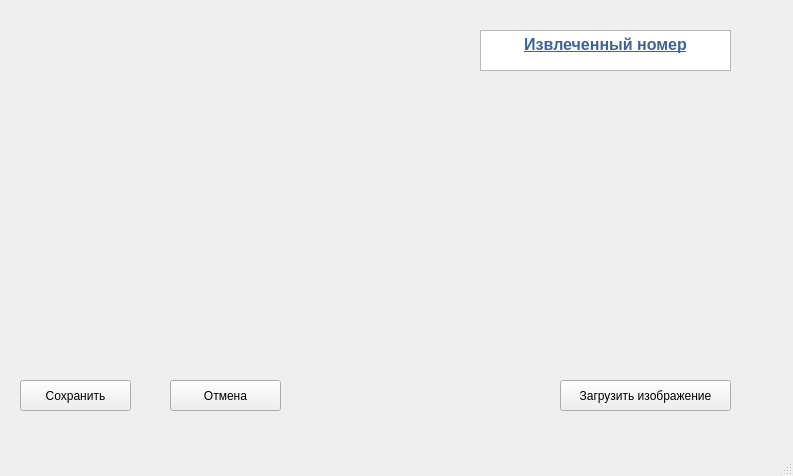
<?xml version="1.0" encoding="UTF-8"?>
<ui version="4.0">
 <class>MainWindow</class>
 <widget class="QMainWindow" name="MainWindow">
  <property name="geometry">
   <rect>
    <x>0</x>
    <y>0</y>
    <width>793</width>
    <height>476</height>
   </rect>
  </property>
  <property name="windowTitle">
   <string>MainWindow</string>
  </property>
  <widget class="QWidget" name="centralwidget">
   <widget class="QTextEdit" name="textEdit">
    <property name="geometry">
     <rect>
      <x>480</x>
      <y>30</y>
      <width>251</width>
      <height>41</height>
     </rect>
    </property>
    <property name="html">
     <string>&lt;!DOCTYPE HTML PUBLIC &quot;-//W3C//DTD HTML 4.0//EN&quot; &quot;http://www.w3.org/TR/REC-html40/strict.dtd&quot;&gt;
&lt;html&gt;&lt;head&gt;&lt;meta name=&quot;qrichtext&quot; content=&quot;1&quot; /&gt;&lt;style type=&quot;text/css&quot;&gt;
p, li { white-space: pre-wrap; }
&lt;/style&gt;&lt;/head&gt;&lt;body style=&quot; font-family:'MS Shell Dlg 2'; font-size:8pt; font-weight:400; font-style:normal;&quot;&gt;
&lt;p align=&quot;center&quot; style=&quot; margin-top:0px; margin-bottom:0px; margin-left:0px; margin-right:0px; -qt-block-indent:0; text-indent:0px;&quot;&gt;&lt;span style=&quot; font-size:12pt; font-weight:600; text-decoration: underline; color:#3b639d;&quot;&gt;Извлеченный номер&lt;/span&gt;&lt;/p&gt;&lt;/body&gt;&lt;/html&gt;</string>
    </property>
   </widget>
   <widget class="QPushButton" name="pushButton">
    <property name="geometry">
     <rect>
      <x>20</x>
      <y>380</y>
      <width>111</width>
      <height>31</height>
     </rect>
    </property>
    <property name="text">
     <string>Сохранить</string>
    </property>
   </widget>
   <widget class="QPushButton" name="pushButton_2">
    <property name="geometry">
     <rect>
      <x>170</x>
      <y>380</y>
      <width>111</width>
      <height>31</height>
     </rect>
    </property>
    <property name="text">
     <string>Отмена</string>
    </property>
   </widget>
   <widget class="QPushButton" name="pushButton_3">
    <property name="geometry">
     <rect>
      <x>560</x>
      <y>380</y>
      <width>171</width>
      <height>31</height>
     </rect>
    </property>
    <property name="text">
     <string>Загрузить изображение</string>
    </property>
   </widget>
   <widget class="QLabel" name="label">
    <property name="geometry">
     <rect>
      <x>20</x>
      <y>50</y>
      <width>361</width>
      <height>261</height>
     </rect>
    </property>
    <property name="text">
     <string/>
    </property>
   </widget>
   <widget class="QLabel" name="label_2">
    <property name="geometry">
     <rect>
      <x>490</x>
      <y>100</y>
      <width>241</width>
      <height>61</height>
     </rect>
    </property>
    <property name="text">
     <string/>
    </property>
   </widget>
   <widget class="QLabel" name="label_3">
    <property name="geometry">
     <rect>
      <x>510</x>
      <y>230</y>
      <width>221</width>
      <height>41</height>
     </rect>
    </property>
    <property name="text">
     <string/>
    </property>
   </widget>
  </widget>
  <widget class="QMenuBar" name="menubar">
   <property name="geometry">
    <rect>
     <x>0</x>
     <y>0</y>
     <width>793</width>
     <height>18</height>
    </rect>
   </property>
  </widget>
  <widget class="QStatusBar" name="statusbar"/>
 </widget>
 <resources/>
 <connections/>
</ui>
